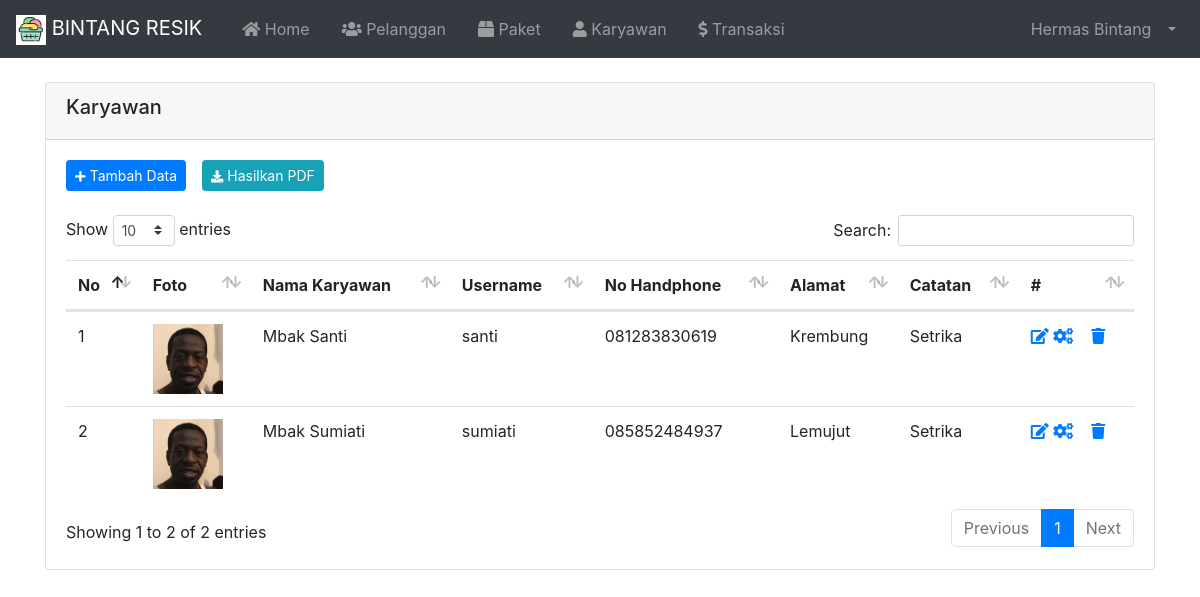
/index.php?page=Karyawan (signed in), run on an earlier commit of the app's database.
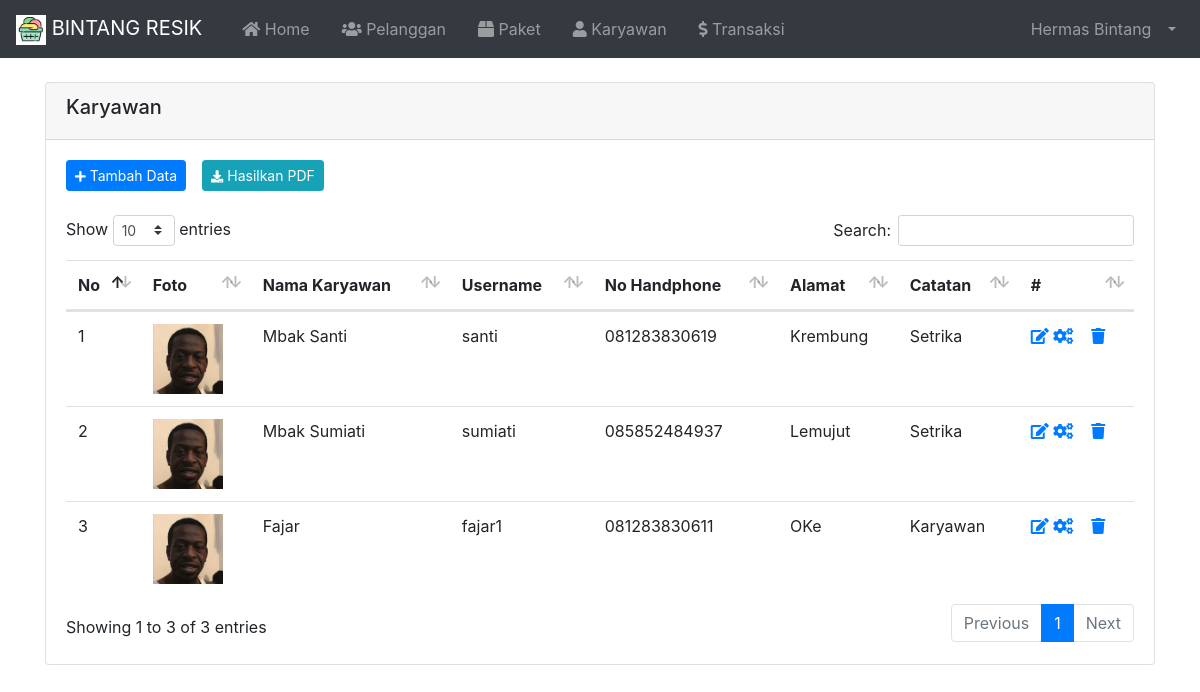
And on a later commit of the database.
### tables this page shows
CREATE TABLE `tbl_karyawan` (
  `id` int(11) NOT NULL,
  `nama` varchar(100) NOT NULL,
  `username` varchar(30) NOT NULL,
  `password` varchar(255) NOT NULL,
  `email` varchar(255) NOT NULL,
  `no_hp` varchar(20) NOT NULL,
  `alamat` varchar(100) NOT NULL,
  `catatan` varchar(255) NOT NULL,
  `image` varchar(255) NOT NULL,
  `role` varchar(20) NOT NULL
);

### index.php (called while the page is built, shortened)
<?php
  require 'load/config.php';
  require 'load/function.php';
?>
<?php require_once 'header.php'; ?>
<?php require 'content.php'; ?>
<?php require_once 'footer.php'; ?>

### load/function.php (called while the page is built, shortened)
<?php
  require 'config.php';
  function viewDatas( $query ) {
    global $koneksi;
    $result = mysqli_query($koneksi, $query);
    $rows = [];
      while ($row = mysqli_fetch_assoc($result)) {
        $rows[] = $row;
      }
    return $rows;
  }
?>

### page/karyawan/karyawan.php (the view, shortened to what this page needs)
<div class="container">
  <div class="card mt-4">
    <div class="card-header">
      <h5>Karyawan</h5>
    </div>
    <div class="card-body">
      <div class="d-flex justify-content-start mb-4">
        <a href="?page=TambahKaryawan" type="button" class="btn btn-sm btn-primary mr-3"><i class="fas fa-plus fa-sm text-white"></i> Tambah Data</a>
        <a href="page/karyawan/laporankaryawan.php" target="_blank" type="button" class="btn btn-sm btn-info mr-3"><i class="fas fa-download fa-sm text-white"></i> Hasilkan PDF</a>
      </div>
      <table id="dataTables" class="table table-hover">
        <thead>
          <tr>
            <th>No</th>
            <th>Foto</th>
            <th>Nama Karyawan</th>
            <th>Username</th>
            <th>No Handphone</th>
            <th>Alamat</th>
            <th>Catatan</th>
            <th>#</th>
          </tr>
        </thead>
        <tbody>
          <?php $no = 1; ?>
          <?php $karyawan = viewDatas("SELECT * FROM `tbl_karyawan` WHERE tbl_karyawan.role = 'Karyawan'"); ?>
          <?php foreach($karyawan as $data) : ?>
          <tr>
            <td><?= $no++;?></td>
            <td><img class="img" width="70px" height="70px" src="upload/karyawan/<?= $data['image']; ?>"
                alt="<?= $data['nama']; ?>">
            <td><?= $data['nama']; ?></td>
            <td><?= $data['username']; ?></td>
            <td><?= $data['no_hp']; ?></td>
            <td><?= $data['alamat']; ?></td>
            <td><?= $data['catatan']; ?></td>
            <td>
              <a href="?page=EditKaryawan&id=<?php echo $data['id']; ?>">
                <span class="fas fa-edit"></span>
              </a>
              <a href="?page=PengaturanKaryawan&id=<?php echo $data['id']; ?>">
                <span class="fas fa-cogs"></span>
              </a>
              <a href="?page=HapusKaryawan&id=<?php echo $data['id']; ?>"
                onclick="return confirm('Yakin ingin hapus <?= $data['nama']; ?>');">
                <span class="fas fa-trash"></span>
            </td>
          </tr>
          <?php endforeach; ?>
        </tbody>
      </table>
    </div>
  </div>
</div>

### header.php (shortened to what this page needs)
<?php
  $id = $_SESSION['id'];
  $result = mysqli_query($koneksi, "SELECT * FROM tbl_karyawan WHERE id = '$id'");
  $user = mysqli_fetch_assoc($result);
?>
<!DOCTYPE html>
<html lang="en">
<head>
	<link rel="stylesheet" href="asset/vendor/bootstrap-4.5.3/css/bootstrap.min.css">
	<link rel="stylesheet" href="asset/vendor/fontawesome/css/all.min.css">
	<link rel="stylesheet" href="asset/vendor/datatables-b4/datatables.min.css">
</head>
<body>
	<nav class="navbar navbar-expand-lg navbar-dark bg-dark">
		<a class="navbar-brand" href="index.php">
			<img src="asset/img/favicon.png" width="30" height="30" alt="">
			BINTANG RESIK
		</a>
		<div class="collapse navbar-collapse" id="navbarSupportedContent">
			<ul class="navbar-nav mr-auto">
				<li class="nav-item ml-3">
					<a class="nav-link" href="index.php"><i class="fas fa-home"></i> Home<span class="sr-only">(current)</span></a>
				</li>
				<li class="nav-item ml-3">
					<a class="nav-link" href="?page=Pelanggan"><i class="fas fa-users"></i> Pelanggan</a>
				</li>
				<li class="nav-item ml-3">
					<a class="nav-link" href="?page=Paket"><i class="fas fa-box"></i> Paket</a>
				</li>
				<?php if ($user['role'] == 'Admin') : ?>
				<li class="nav-item ml-3">
					<a class="nav-link" href="?page=Karyawan"><i class="fas fa-user"></i> Karyawan</a>
				</li>
				<?php endif; ?>
				<li class="nav-item ml-3">
					<a class="nav-link " href="?page=Transaksi"><i class="fas fa-dollar-sign"></i> Transaksi</a>
				</li>
			</ul>
			<ul class="navbar-nav ml-auto">
				<li class="nav-item dropdown">
					<a class="nav-link dropdown-toggle" href="#" id="userDropdown" role="button" data-toggle="dropdown"
						aria-haspopup="true" aria-expanded="false">
						<span class="mr-2 d-none d-lg-inline"><?= $user['nama']; ?></span>
					</a>
				</li>
			</ul>
		</div>
	</nav>

### content.php (shortened to what this page needs)
<?php
  switch (@$_GET['page']) {
		case 'Karyawan':
			include 'page/karyawan/karyawan.php';
			break;
  }
?>

### footer.php (shortened to what this page needs)
</body>
</html>

What changed in the data, as far as the page shows it:
added tbl_karyawan: image (picture), nama "Fajar", username "fajar1", no_hp "081283830611", alamat "OKe", catatan "Karyawan"
Also different on the page:
text written by a page script: "Show entries Search: Showing 1 to 2 of 2 entries Previous 1 Next" → "Show entries Search: Showing 1 to 3 of 3 entries Previous 1 Next"
